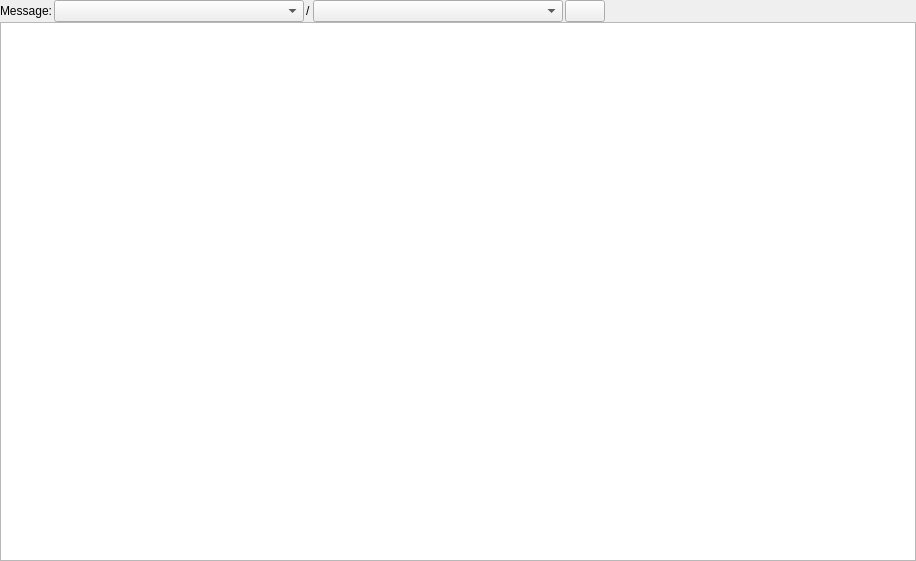
<?xml version="1.0" encoding="UTF-8"?>
<ui version="4.0">
 <class>MessagesWidget</class>
 <widget class="QWidget" name="MessagesWidget">
  <property name="geometry">
   <rect>
    <x>0</x>
    <y>0</y>
    <width>916</width>
    <height>561</height>
   </rect>
  </property>
  <property name="windowTitle">
   <string>Message Introspection</string>
  </property>
  <layout class="QVBoxLayout" name="verticalLayout">
   <property name="margin">
    <number>0</number>
   </property>
   <item>
    <layout class="QVBoxLayout" name="toplayout">
     <property name="spacing">
      <number>0</number>
     </property>
     <item>
      <layout class="QHBoxLayout" name="horizontalLayout">
       <property name="spacing">
        <number>2</number>
       </property>
       <item>
        <widget class="QLabel" name="type_label">
         <property name="text">
          <string>Message:</string>
         </property>
        </widget>
       </item>
       <item>
        <widget class="QComboBox" name="_package_combo">
         <property name="minimumSize">
          <size>
           <width>250</width>
           <height>0</height>
          </size>
         </property>
         <property name="toolTip">
          <string>Package</string>
         </property>
         <property name="insertPolicy">
          <enum>QComboBox::InsertAlphabetically</enum>
         </property>
        </widget>
       </item>
       <item>
        <widget class="QLabel" name="label">
         <property name="text">
          <string>/</string>
         </property>
        </widget>
       </item>
       <item>
        <widget class="QComboBox" name="_msgs_combo">
         <property name="minimumSize">
          <size>
           <width>250</width>
           <height>0</height>
          </size>
         </property>
         <property name="toolTip">
          <string>Message Name</string>
         </property>
        </widget>
       </item>
       <item>
        <widget class="QPushButton" name="_add_button">
         <property name="toolTip">
          <string>Add Currently Selected Message</string>
         </property>
         <property name="text">
          <string/>
         </property>
         <property name="iconSize">
          <size>
           <width>16</width>
           <height>16</height>
          </size>
         </property>
        </widget>
       </item>
       <item>
        <spacer name="horizontalSpacer">
         <property name="orientation">
          <enum>Qt::Horizontal</enum>
         </property>
         <property name="sizeHint" stdset="0">
          <size>
           <width>40</width>
           <height>20</height>
          </size>
         </property>
        </spacer>
       </item>
      </layout>
     </item>
     <item>
      <widget class="MessagesTreeView" name="_messages_tree">
       <property name="toolTip">
        <string>Select a message above and click add to see it in this viewing area.</string>
       </property>
      </widget>
     </item>
    </layout>
   </item>
  </layout>
 </widget>
 <customwidgets>
  <customwidget>
   <class>MessagesTreeView</class>
   <extends>QTreeView</extends>
   <header>rqt_msg.messages_widget</header>
  </customwidget>
 </customwidgets>
 <resources/>
 <connections/>
</ui>
